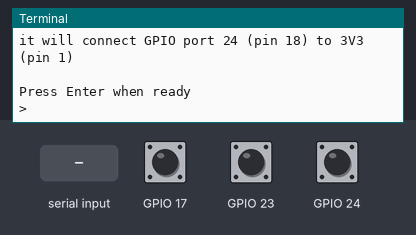
Bench run of a program on a simulated Raspberry Pi (BCM pin numbers). Parts: the last lines printed to the terminal. The inputs (shaded band) are chosen by the test bench; at power-on: GPIO 17 HIGH, GPIO 23 HIGH, GPIO 24 LOW. At 6.0 s the program stops and its outputs stay as they are.

Above: at 1.2 s.
1.3 s: "1" typed at the terminal, then Enter
At 2.4 s:
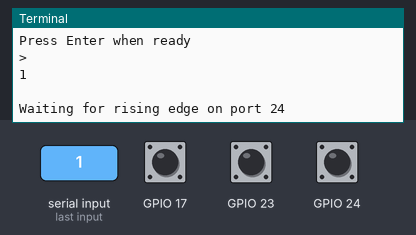
2.8 s: GPIO 17 pulled LOW for 0.15 s
At 3.5 s:
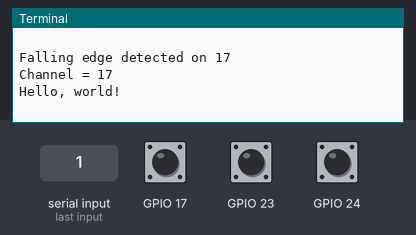
4.4 s: GPIO 23 pulled LOW for 0.15 s
At 4.7 s:
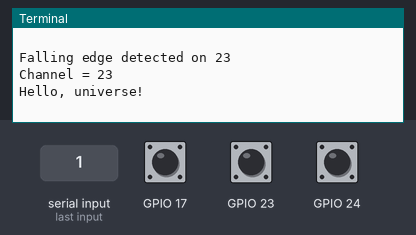
6.0 s: GPIO 24 pulled HIGH for 0.15 s
At 7.1 s:
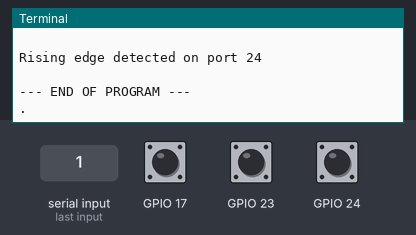

The program:

interrupt-OO-2.py
```python
#!/usr/bin/python3
# interrupt-OO-2.py
# Peter Normington
# 2020-04-02

# Object-oriented version of interrupt script
# With grateful acknowledgement to
# https://raspi.tv/2013/how-to-use-interrupts-with-python-on-the-raspberry-pi-and-rpi-gpio-part-3

import RPi.GPIO as GPIO
GPIO.setmode(GPIO.BCM)

class UpInput:

# Set up as inputs, pulled up to avoid false detection.
# Wired to connect to GND on button press,
# so detect falling edge on each.

    def __init__(self, pin_button, action_function):
        self.pin_button = pin_button
        self.action_function = action_function
        GPIO.setup(self.pin_button, GPIO.IN, pull_up_down=GPIO.PUD_UP)

    # threaded callback functions will run in another thread when events are detected
    def call_back(self,channel):
        print ("\nFalling edge detected on " + str(self.pin_button))
        print ("Channel = " + str(channel))
        self.action_function()

    def add_event_detector(self, bounce_time):
        GPIO.add_event_detect(self.pin_button, GPIO.FALLING, callback=self.call_back, bouncetime=bounce_time)

class DownInput:

# Set up as inputs, pulled down initially.
# Wired to connect to 3V3 on button press,
# so detect rising edge.

    def __init__(self, pin_button):
        self.pin_button = pin_button
        GPIO.setup(self.pin_button, GPIO.IN, pull_up_down=GPIO.PUD_DOWN)

    def edge_waiter(self):
        GPIO.wait_for_edge(self.pin_button, GPIO.RISING)

# Test the class
if __name__ == '__main__':

    def action1():
        print("Hello, world!\n")

    def action2():
        print("Hello, universe!\n")

    print ("INSTRUCTIONS")
    print ("------------\n")
    print ("Make sure you have a button connected so that when pressed")
    print ("it will connect GPIO port 23 (pin 16) to GND (pin 6)\n")
    print ("You will also need a second button connected so that when pressed")
    print ("it will connect GPIO port 17 (pin 11) to GND (pin 14)\n")
    print ("Finally, you will need a third button connected so that when pressed")
    print ("it will connect GPIO port 24 (pin 18) to 3V3 (pin 1)\n")
    input("Press Enter when ready\n>")

    red = DownInput(24)

    black = UpInput(17, action1)
    white = UpInput(23, action2)
    black.add_event_detector(300)
    white.add_event_detector(300)

    try:
        print ("\nWaiting for rising edge on port 24")
        red.edge_waiter()
        print ("\nRising edge detected on port 24\n\n--- END OF PROGRAM ---\n.")
    except KeyboardInterrupt:
        # clean up GPIO on CTRL+C exit
        GPIO.cleanup()
    # clean up GPIO on normal exit
    GPIO.cleanup()
```

Measured:
- after the input at 1.3 s, the terminal: prints a new line at once (image 1)
- after the input at 2.8 s, the terminal: prints a new line at once (image 2)
- after the input at 4.4 s, the terminal: prints a new line at once (image 3)
- after the input at 6.0 s, the terminal: prints a new line at once (image 4)
